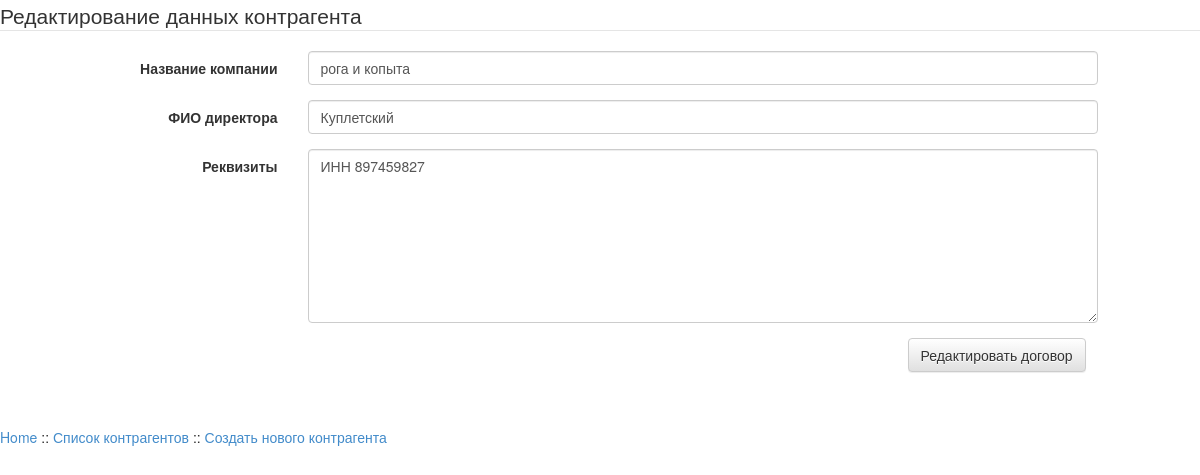
Page /company/firm.php?id=1 on the earlier database version.
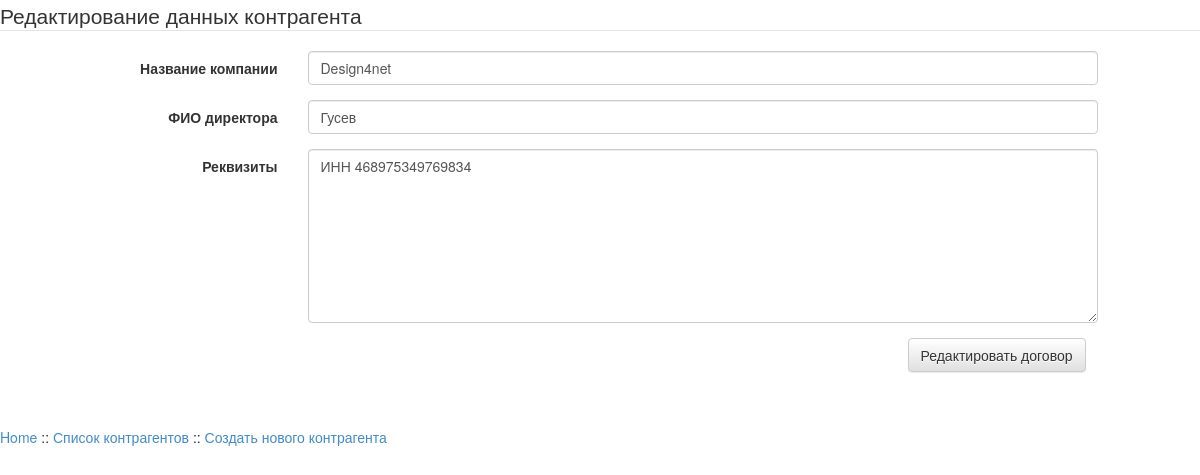
Same page on the later database version.
### tables this page shows
CREATE TABLE IF NOT EXISTS `company` (
  `id` int(10) unsigned NOT NULL AUTO_INCREMENT,
  `name` text NOT NULL,
  `director` text NOT NULL,
  `requisites` text NOT NULL,
  PRIMARY KEY (`id`)
);

### company/firm.php (the view, shortened to what this page needs)
<!DOCTYPE html>
<html>
    <head>
		<link rel="stylesheet" href="css/bootstrap.min.css">
		<link rel="stylesheet" href="css/bootstrap-theme.min.css">
	</head>
<body>
<?php
	require_once 'login.php';
	$link = mysqli_connect($host, $user, $password, $db);
	$idset=$_REQUEST['id'];
	$query = "SELECT * FROM `company`
	WHERE  `company`.`id`='$idset'";
	$result = mysqli_query($link, $query);
	$row = mysqli_fetch_array($result, MYSQLI_ASSOC);
	echo '<form class="form-horizontal" role="form" action="update-firm.php" method="post">
	<legend>Редактирование данных контрагента</legend>
	<div class="form-group">
		<label class="col-sm-3 control-label">Название компании</label>
		<div class="col-sm-8">
			<input class="form-control" type="text" name="name" value="'.$row['name'].'">
		</div>
	</div>
	<div class="form-group">
		<label class="col-sm-3 control-label">ФИО директора</label>
		<div class="col-sm-8">
			<input class="form-control" type="text" name="director" value="'.$row['director'].'">
		</div>
	</div>
	<div class="form-group">
		<label class="col-sm-3 control-label">Реквизиты</label>
		<div class="col-sm-8">
			<textarea class="form-control" rows="8" name="requisites">'.$row['requisites'].'</textarea>
		</div>
	</div>
	<div class="form-group">
		<div class="col-sm-offset-9">
			<input type="hidden" name="id" value="'.$row['id'].'">
			<button type="submit" class="btn btn-default">Редактировать договор</button>
		</div>
	</div>
</form>';
	echo '<br /><br /><p><a href="../index.php">Home</a> :: <a href="firms.php">Список контрагентов</a> :: <a href="new-dogovor.php">Создать нового контрагента</a></p>';
?>
</body>
</html>

Differences in the rows shown:
changed company: name "рога и копыта" → "Design4net"; director "Куплетский" → "Гусев"; requisites "ИНН 897459827" → "ИНН 468975349769834"
